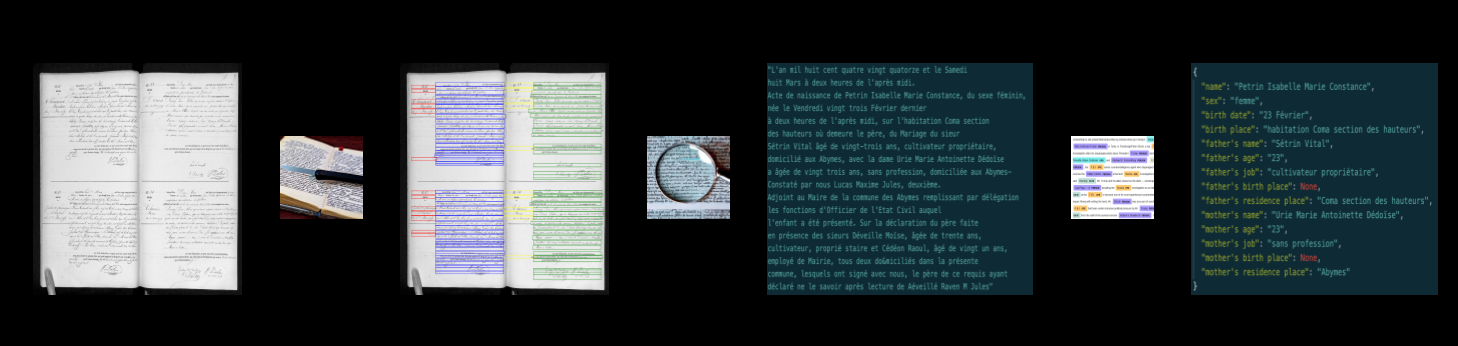
#> input picture images/main_pipeline.png, 1458 x 346 px
$ python -i image_process.py   (imports and definitions only)
#> lines starting #> are read from the running program, lines starting #| are printed output that depends on the picture; after the words box and inside, x2 and y2 are one past the last pixel; in counts of white or black regions, pixels touching at a corner belong together
"""
simple_preprocess.py
────────────────────
Converts manuscript images to greyscale, increases contrast, and binarises.

Usage
─────
  python simple_preprocess.py
"""

from typing import List, Optional

import cv2
from pathlib import Path

input_dir = Path("data/raw/images")
output_dir = Path("data/raw/images/preprocess")
# [1 line not run here, left out]


def find_images(
    input_dir: Path, pattern: str, limit: Optional[int] = None
) -> List[Path]:
    """
    Find all images matching the pattern in the input directory.

    Args:
        input_dir: Root directory to search.
        pattern: Glob pattern to match images.
        limit: Maximum number of images to return.

    Returns:
        List of paths to image files.
    """
    images = sorted(input_dir.rglob(pattern))
    if limit:
        images = images[:limit]
    return images


def process(input_path: Path) -> None:
#> called with input_path = '../images/main_pipeline.png'
    img = cv2.imread(str(input_path))
#> img is the input picture: shape (346, 1458, 3); mean B, G, R 58.2, 55.5, 47.9

    # 1. Greyscale
    gray = cv2.cvtColor(img, cv2.COLOR_BGR2GRAY)
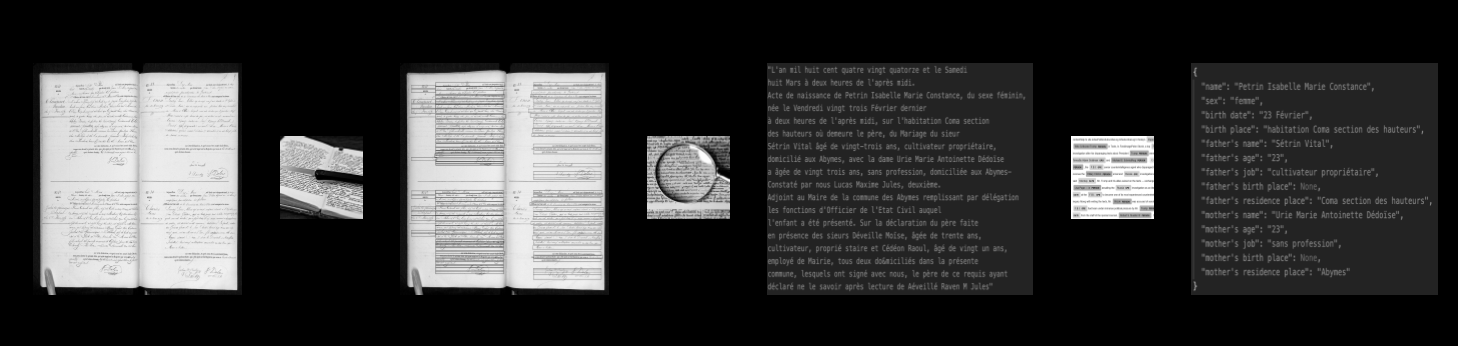
#> gray: shape (346, 1458); min 0, max 255, mean 53.6

    # 2. Contrast enhancement (CLAHE — local adaptive, handles uneven parchment)
    clahe = cv2.createCLAHE(clipLimit=1.5, tileGridSize=(8, 8))
    contrasted = clahe.apply(gray)
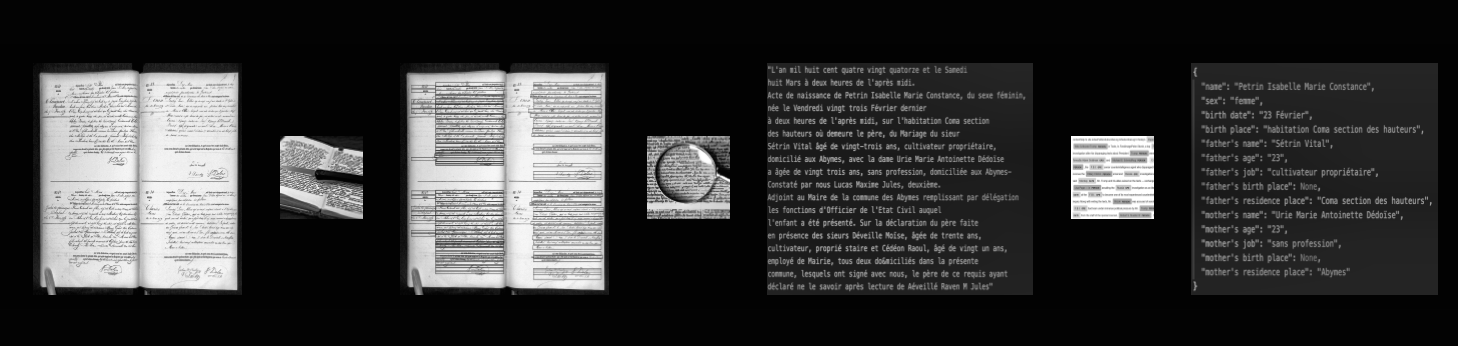
#> contrasted: shape (346, 1458); min 2, max 255, mean 52.9

    # 3. Binarisation (adaptive threshold handles background brightness variation)
    binary = cv2.adaptiveThreshold(
        contrasted,
        255,
        cv2.ADAPTIVE_THRESH_GAUSSIAN_C,
        cv2.THRESH_BINARY,
        blockSize=31,
        C=30,
    )
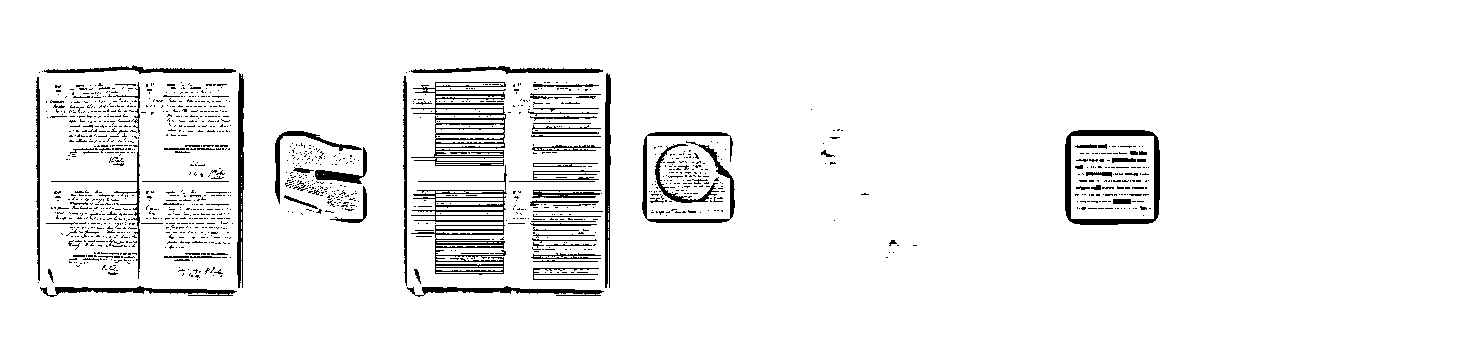
#> binary: shape (346, 1458); 94.6% white; 1400 black regions (1293 under 20 px), largest, box (x1, y1, x2, y2) and area: (411, 190, 507, 275) 2505, (411, 82, 506, 166) 2357, (1065, 130, 1160, 225) 1868

#> (the run stopped early here; a loop or call above may not have finished)
